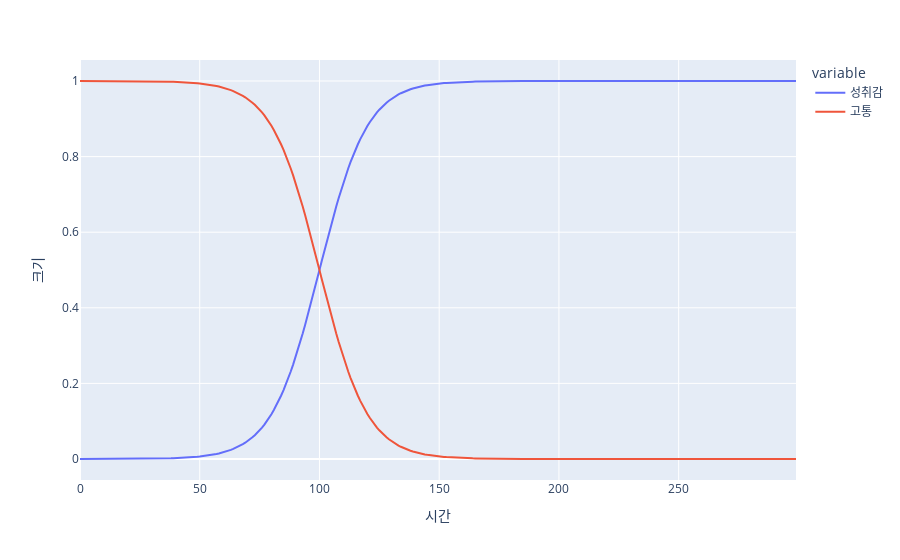

The code cell stored with this chart in its notebook:
### Code cell
values = np.arange(-10, 20, 0.1)
achievements = sigmoid(values)
pains = 1-sigmoid(values)

df = pd.DataFrame({'시간':np.arange(len(values)), 
                   '성취감':achievements,
                     '고통':pains})


fig = px.line(df, x='시간', y=['성취감', '고통']).update_layout(yaxis_title='크기')

fig.show()

### Figure 1 — Plotly figure (JSON) as saved in the notebook; plotly's stock layout.template omitted (floating-point values rounded to 4 significant figures; data arrays with more than 128 entries replaced by an {"elided": "..."} marker saying what was removed)
{"data": [{"hovertemplate": "variable=성취감<br>시간=%{x}<br>value=%{y}<extra></extra>", "legendgroup": "성취감", "line": {"color": "#636efa", "dash": "solid"}, "marker": {"symbol": "circle"}, "mode": "lines", "name": "성취감", "orientation": "v", "showlegend": true, "type": "scatter", "x": {"elided": "300 int values"}, "xaxis": "x", "y": {"elided": "300 float values"}, "yaxis": "y"}, {"hovertemplate": "variable=고통<br>시간=%{x}<br>value=%{y}<extra></extra>", "legendgroup": "고통", "line": {"color": "#EF553B", "dash": "solid"}, "marker": {"symbol": "circle"}, "mode": "lines", "name": "고통", "orientation": "v", "showlegend": true, "type": "scatter", "x": {"elided": "300 int values"}, "xaxis": "x", "y": {"elided": "300 float values"}, "yaxis": "y"}], "layout": {"legend": {"title": {"text": "variable"}, "tracegroupgap": 0}, "margin": {"t": 60}, "xaxis": {"anchor": "y", "domain": [0, 1], "title": {"text": "시간"}}, "yaxis": {"anchor": "x", "domain": [0, 1], "title": {"text": "크기"}}}}
